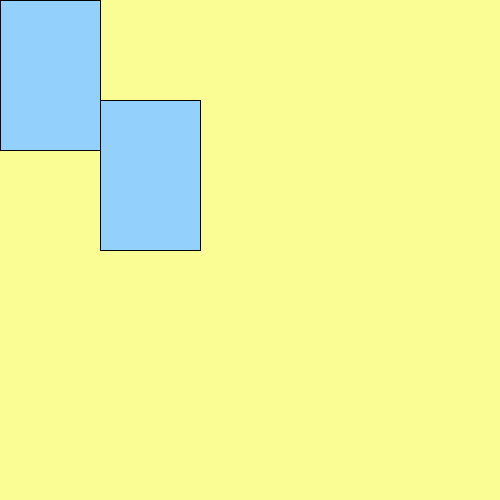
Frame 1 (no input)
Frame 60 (the mouse pressed at the canvas centre just before this capture): identical to frame 1, image omitted
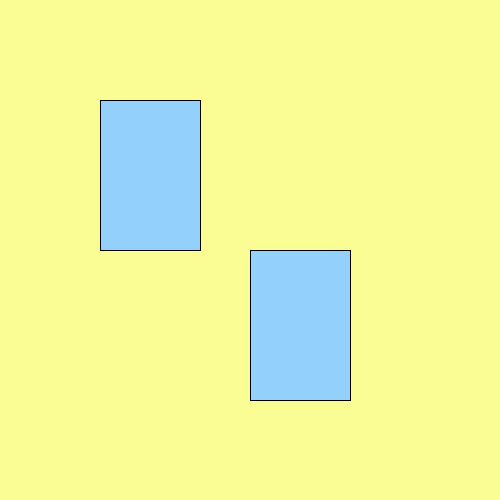
Frame 120 (the mouse held since frame 60 and released just before this capture)

The Processing sketch that drew these frames (run headless with seeded random() and noise(); from frame 60 on, the mouse is pressed at the canvas centre):

// Processing sketch: week01_2_setup_draw_mouseX_mouseY
// ── week01_2_setup_draw_mouseX_mouseY.pde
void setup(){
  size(500,500);
}
void draw(){
  background(#FAFC94);
  fill(#94D0FC);
  rect(100,100,100,150);
  rect(mouseX,mouseY, 100,150);
}
